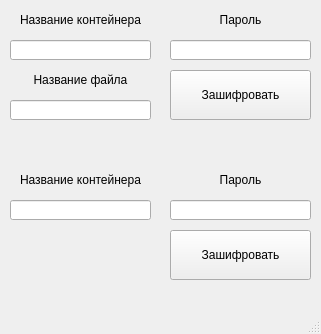
<?xml version="1.0" encoding="UTF-8"?>
<ui version="4.0">
 <class>MainWindow</class>
 <widget class="QMainWindow" name="MainWindow">
  <property name="geometry">
   <rect>
    <x>0</x>
    <y>0</y>
    <width>321</width>
    <height>334</height>
   </rect>
  </property>
  <property name="windowTitle">
   <string>MainWindow</string>
  </property>
  <widget class="QWidget" name="centralwidget">
   <widget class="QLineEdit" name="ContainerNameLine">
    <property name="geometry">
     <rect>
      <x>10</x>
      <y>40</y>
      <width>141</width>
      <height>20</height>
     </rect>
    </property>
   </widget>
   <widget class="QLabel" name="ContainerNameLabel">
    <property name="geometry">
     <rect>
      <x>10</x>
      <y>10</y>
      <width>141</width>
      <height>20</height>
     </rect>
    </property>
    <property name="text">
     <string>Название контейнера</string>
    </property>
    <property name="scaledContents">
     <bool>false</bool>
    </property>
    <property name="alignment">
     <set>Qt::AlignCenter</set>
    </property>
   </widget>
   <widget class="QLabel" name="FileNameLabel">
    <property name="geometry">
     <rect>
      <x>10</x>
      <y>70</y>
      <width>141</width>
      <height>20</height>
     </rect>
    </property>
    <property name="text">
     <string>Название файла</string>
    </property>
    <property name="scaledContents">
     <bool>false</bool>
    </property>
    <property name="alignment">
     <set>Qt::AlignCenter</set>
    </property>
   </widget>
   <widget class="QLineEdit" name="FileNameLine">
    <property name="geometry">
     <rect>
      <x>10</x>
      <y>100</y>
      <width>141</width>
      <height>20</height>
     </rect>
    </property>
   </widget>
   <widget class="QLineEdit" name="PasswordLine">
    <property name="geometry">
     <rect>
      <x>170</x>
      <y>40</y>
      <width>141</width>
      <height>20</height>
     </rect>
    </property>
   </widget>
   <widget class="QLabel" name="PasswordLabel">
    <property name="geometry">
     <rect>
      <x>170</x>
      <y>10</y>
      <width>141</width>
      <height>20</height>
     </rect>
    </property>
    <property name="text">
     <string>Пароль</string>
    </property>
    <property name="scaledContents">
     <bool>false</bool>
    </property>
    <property name="alignment">
     <set>Qt::AlignCenter</set>
    </property>
   </widget>
   <widget class="QPushButton" name="pushButton">
    <property name="geometry">
     <rect>
      <x>170</x>
      <y>70</y>
      <width>141</width>
      <height>50</height>
     </rect>
    </property>
    <property name="text">
     <string>Зашифровать</string>
    </property>
    <property name="default">
     <bool>false</bool>
    </property>
    <property name="flat">
     <bool>false</bool>
    </property>
   </widget>
   <widget class="QLabel" name="PasswordLabel_Decode">
    <property name="geometry">
     <rect>
      <x>170</x>
      <y>170</y>
      <width>141</width>
      <height>20</height>
     </rect>
    </property>
    <property name="text">
     <string>Пароль</string>
    </property>
    <property name="scaledContents">
     <bool>false</bool>
    </property>
    <property name="alignment">
     <set>Qt::AlignCenter</set>
    </property>
   </widget>
   <widget class="QLineEdit" name="PasswordLine_Decode">
    <property name="geometry">
     <rect>
      <x>170</x>
      <y>200</y>
      <width>141</width>
      <height>20</height>
     </rect>
    </property>
   </widget>
   <widget class="QPushButton" name="pushButton_Decode">
    <property name="geometry">
     <rect>
      <x>170</x>
      <y>230</y>
      <width>141</width>
      <height>50</height>
     </rect>
    </property>
    <property name="text">
     <string>Зашифровать</string>
    </property>
    <property name="default">
     <bool>false</bool>
    </property>
    <property name="flat">
     <bool>false</bool>
    </property>
   </widget>
   <widget class="QLabel" name="ContainerNameLabel_Decode">
    <property name="geometry">
     <rect>
      <x>10</x>
      <y>170</y>
      <width>141</width>
      <height>20</height>
     </rect>
    </property>
    <property name="text">
     <string>Название контейнера</string>
    </property>
    <property name="scaledContents">
     <bool>false</bool>
    </property>
    <property name="alignment">
     <set>Qt::AlignCenter</set>
    </property>
   </widget>
   <widget class="QLineEdit" name="ContainerNameLine_Decode">
    <property name="geometry">
     <rect>
      <x>10</x>
      <y>200</y>
      <width>141</width>
      <height>20</height>
     </rect>
    </property>
   </widget>
  </widget>
  <widget class="QMenuBar" name="menubar">
   <property name="geometry">
    <rect>
     <x>0</x>
     <y>0</y>
     <width>321</width>
     <height>22</height>
    </rect>
   </property>
  </widget>
  <widget class="QStatusBar" name="statusbar"/>
 </widget>
 <resources/>
 <connections/>
</ui>
